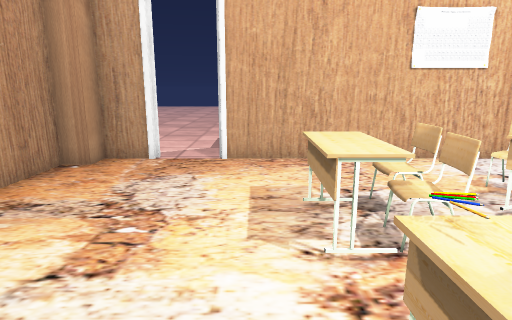
[1] (above)

15 first-person views from a walk through a scene from a Unity 3-D project. The camera is 1.2 m above the floor, tilts 12° down and sees 75° across. The floor is counted in squares, 0.5 m on a side. Each view is taken from the middle of a square. On the plan, view 1 faces up. The plan holds only what a view shows up to about 20 squares ahead; the rest is blank. The place goes on beyond the plan. The player character is not drawn. Some animated figures are left out. Door leaves are left out, so doorways stand open. Some surface patterns are stand-ins.

[2]
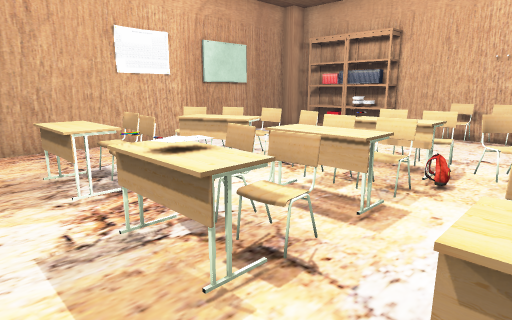

[3]
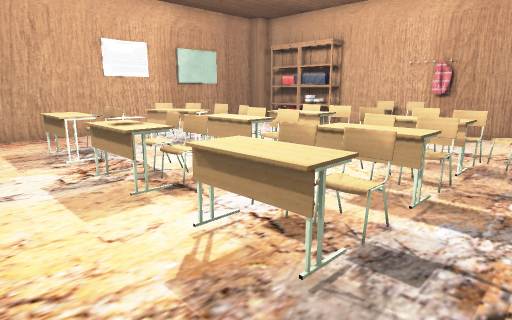

[4]
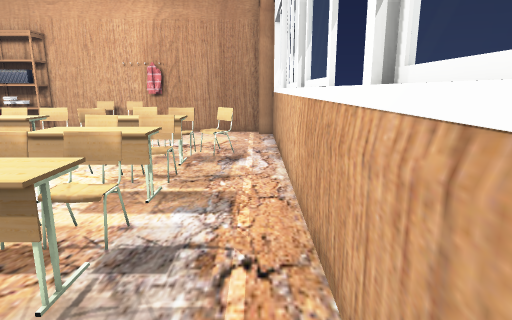

[5]
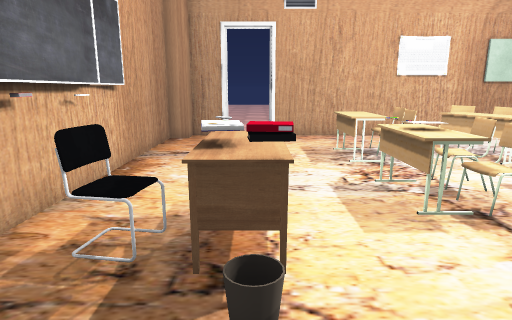

[6]
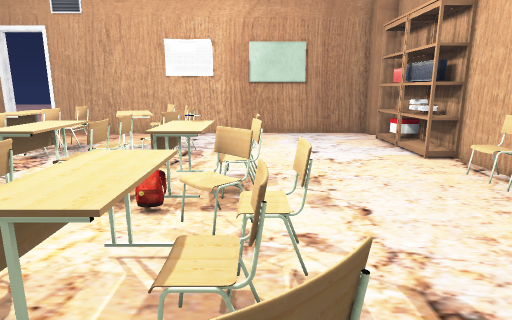

[7]
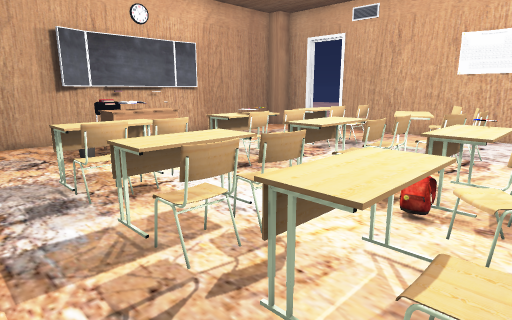

[8]
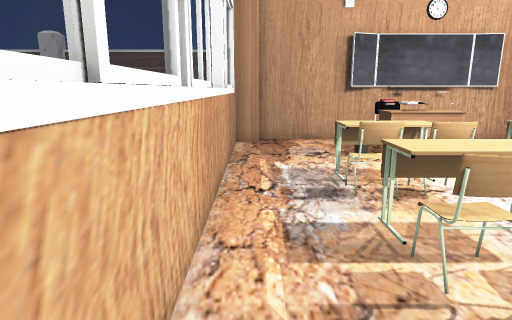

[9]
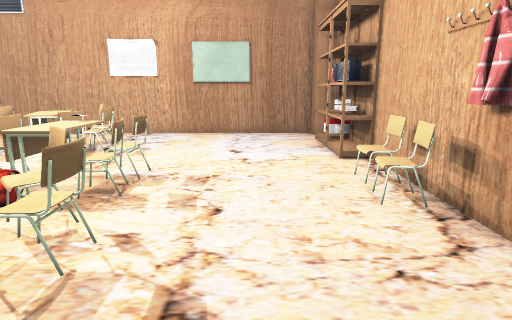

[10]
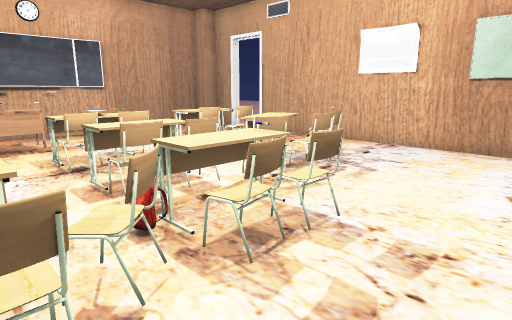

[11]
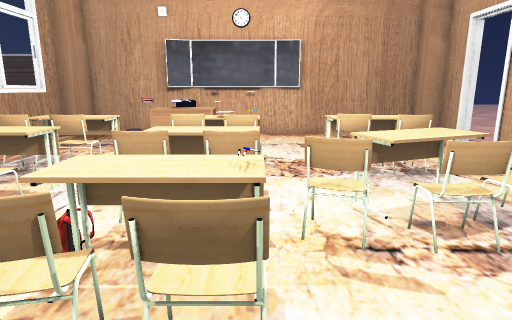

[12]
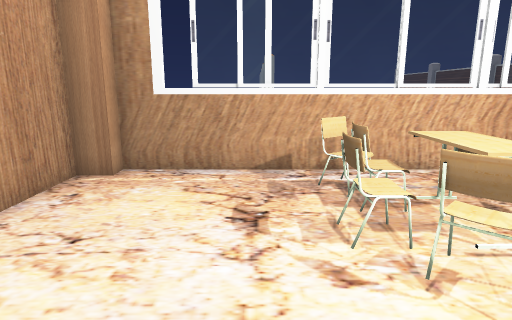

[13]
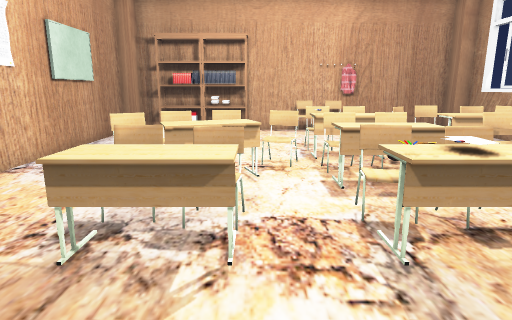

[14]
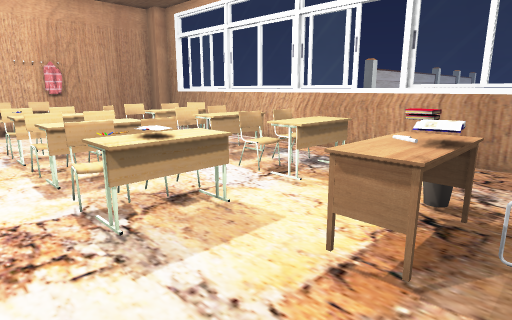

[15]
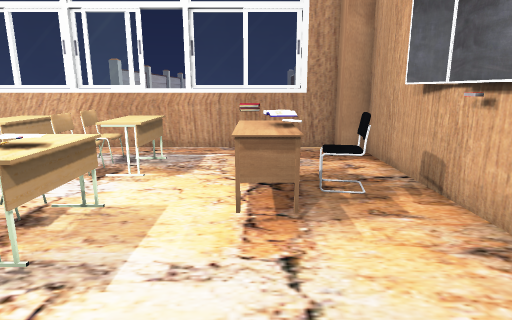

### Floor plan
Key: @ floor where view 1 was taken; # wall or solid block; . floor; D open door; = window, fence, low wall or low ledge; C chair; T table; S shelf; B box; K books; O other object.
Columns run from 7 left of view 1 to 17 right of it. Each row starts with its distance up from view 1.
 14   ....
 13   ....
 12   ##DD##################
 11  ## ........ #   ####..##
 10  #.....................##
  9  #.....................SS
  8  #...........C.........SB
  7  #......TT...OC........S#
  6  #......TTC.TTC........S#
  5  #......TTC.TTOC.......SS
  4  #......TTC.TT..........#
  3  #............C.........#
  2  #......TTCTTT.TTO......#
  1  #......TTCTTT.TTC.....C#
  0  O..TT.@TTOTTTCTTC.....O#
 -1  #.CKK..........C......C#
 -2  #.CKK..TT..T..TT.......#
 -3  #...O..TTCTTTCTTOC.....#
 -4  #......TTCTTTCTTC......#
 -5  #......TT.TT.CTTO......#
 -6  #...............C......#
 -7  ##....................##
 -8   #########=#######=####
 -9 #
-10 #
-11 #
-12 #

Positions as (right, up) in squares from view 1, and headings:
1: (0, 0), facing up
2: (-1, -3), facing up-right
3: (-2, -7), facing up-right
4: (-2, -7), facing right
5: (-2, -6), facing up
6: (10, -7), facing up
7: (10, -7), facing up-left
8: (10, -7), facing left
9: (13, -7), facing up
10: (13, -3), facing up-left
11: (12, 2), facing left
12: (12, 2), facing down
13: (-3, 4), facing right
14: (-4, 4), facing down-right
15: (-2, 6), facing down
